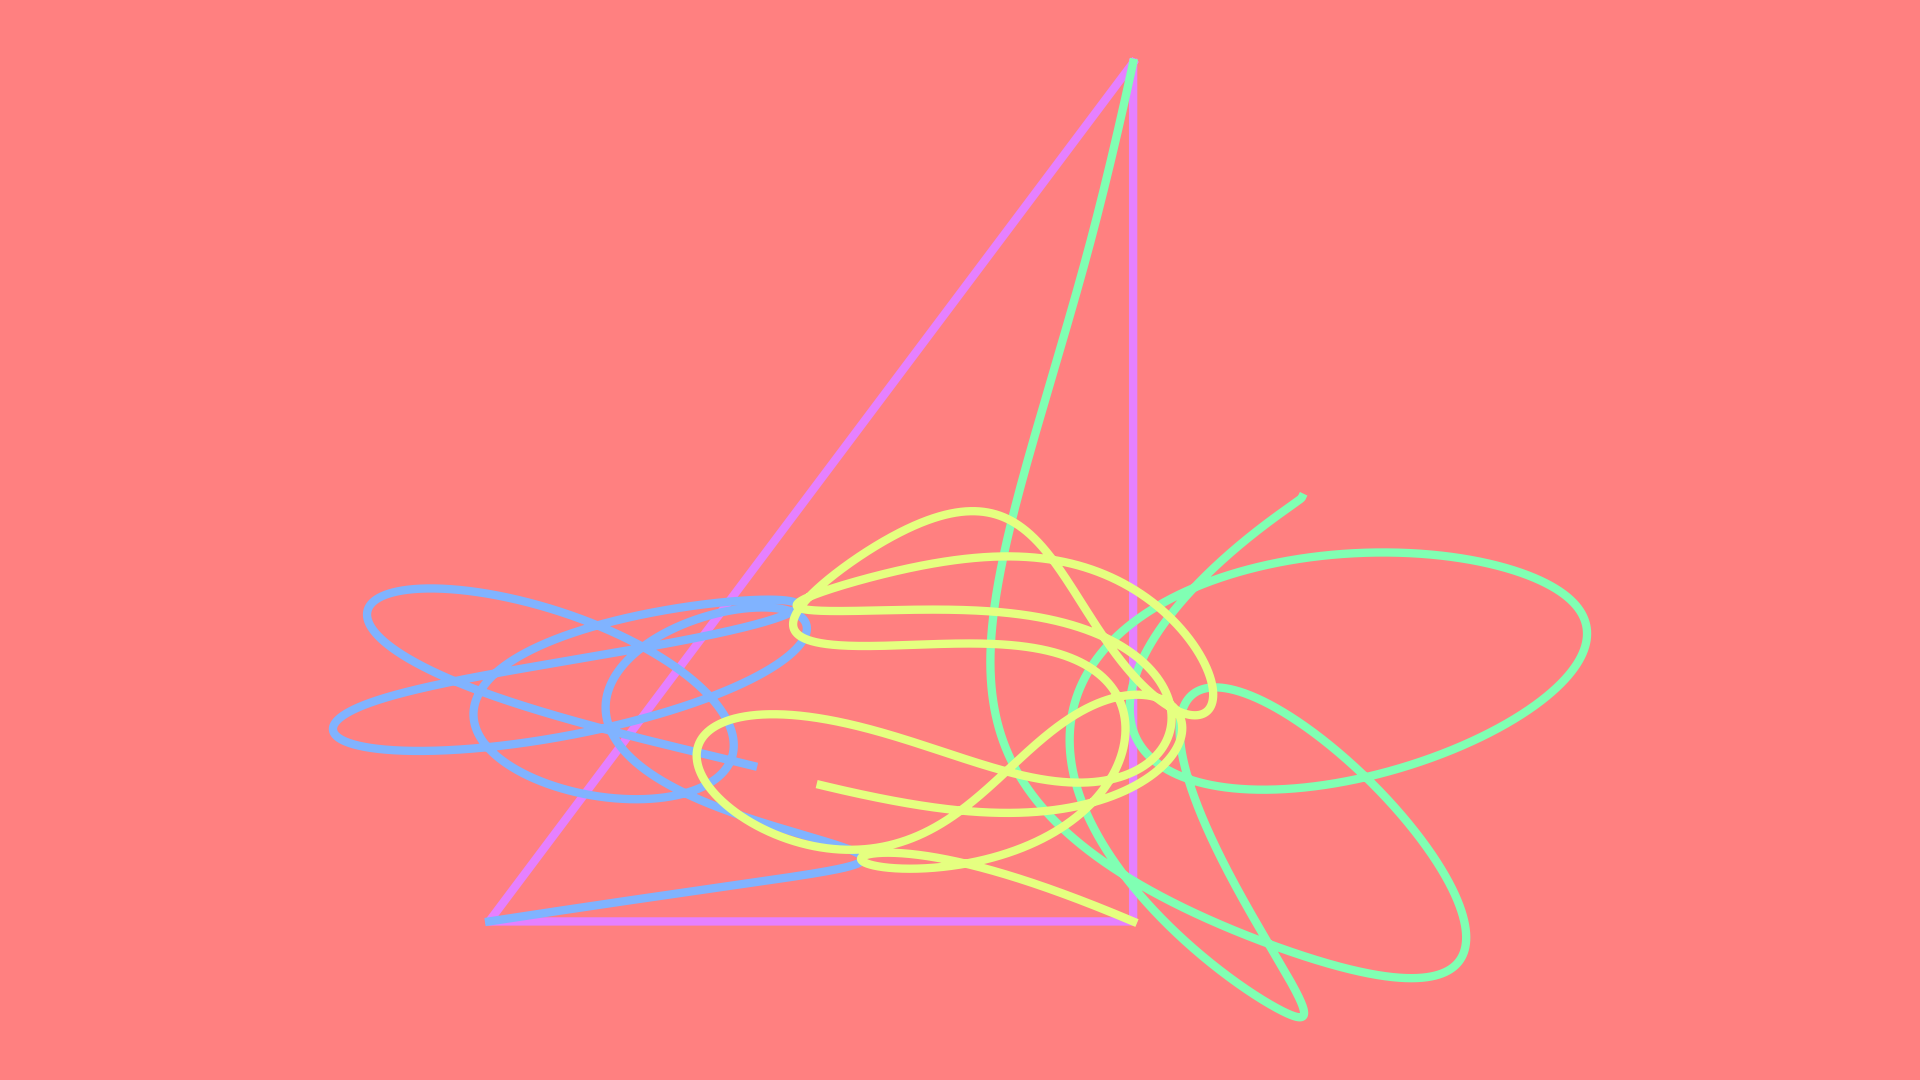

Write the Python code that produced this figure.
from pathlib import Path

import matplotlib.pyplot as plt
import numpy as np


class Planet:
    def __init__(self, mass: float, position: np.ndarray, velocity: np.ndarray, force: np.ndarray) -> None:
        self.mass: float = mass
        self.position: np.ndarray = position
        self.velocity: np.ndarray = velocity
        self.force: np.ndarray = force


def calc_force(p0: Planet, p1: Planet, g: float=1) -> np.ndarray:
    v: np.ndarray = p1.position - p0.position
    return g * p0.mass * p1.mass / np.square(v).sum() * v / np.linalg.norm(v)


def move(p0: Planet, p1: Planet, p2: Planet, dt: float=1e-5, g: float=1) -> tuple[Planet, Planet, Planet]:
    f01: np.ndarray = calc_force(p0, p1, g)
    f12: np.ndarray = calc_force(p1, p2, g)
    f20: np.ndarray = calc_force(p2, p0, g)
    p0.force =  f01 - f20
    p1.force = -f01 + f12
    p2.force =  f20 - f12
    p0.velocity += p0.force / p0.mass * dt
    p1.velocity += p1.force / p1.mass * dt
    p2.velocity += p2.force / p2.mass * dt
    p0.position += p0.velocity * dt
    p1.position += p1.velocity * dt
    p2.position += p2.velocity * dt
    return p0, p1, p2


def hsv2rgb(h: float, s: float, v: float) -> str:
    rgb: np.ndarray = np.round(255 * ((np.clip(np.abs(np.modf(h + np.array([0, 2, 1]) / 3)[0] * 6 - 3) - 1, 0, 1) - 1) * s + 1) * v).astype(int)
    return "#" + "".join(f"{i:02x}" for i in rgb)


def main() -> None:
    # config
    fp: Path = Path(__file__).resolve().with_suffix(".png")
    plt.rcParams["figure.dpi"] = 100
    plt.rcParams["figure.figsize"] = [19.2, 10.8]
    bgc: str = hsv2rgb(0, 0.5, 1)
    # generate figure
    fig: plt.Figure
    ax: plt.Axes
    fig, ax = plt.subplots()
    # plot
    dt: float = 5e-6
    g: float = 1
    p3: Planet = Planet(3, np.array([ 1.0,  3.0]), np.array([0.0, 0.0]), np.array([0.0, 0.0]))
    p4: Planet = Planet(4, np.array([-2.0, -1.0]), np.array([0.0, 0.0]), np.array([0.0, 0.0]))
    p5: Planet = Planet(5, np.array([ 1.0, -1.0]), np.array([0.0, 0.0]), np.array([0.0, 0.0]))
    x3: list[float] = [p3.position[0]]
    y3: list[float] = [p3.position[1]]
    x4: list[float] = [p4.position[0]]
    y4: list[float] = [p4.position[1]]
    x5: list[float] = [p5.position[0]]
    y5: list[float] = [p5.position[1]]
    for _ in range(3160000):
        p3, p4, p5 = move(p3, p4, p5, dt, g)
        x3.append(p3.position[0])
        y3.append(p3.position[1])
        x4.append(p4.position[0])
        y4.append(p4.position[1])
        x5.append(p5.position[0])
        y5.append(p5.position[1])
    ax.plot([x3[0], x4[0], x5[0], x3[0]], [y3[0], y4[0], y5[0], y3[0]], linewidth=6, color=hsv2rgb(0.8, 0.5, 1))
    ax.plot(x3, y3, linewidth=6, color=hsv2rgb(0.4, 0.5, 1))
    ax.plot(x4, y4, linewidth=6, color=hsv2rgb(0.6, 0.5, 1))
    ax.plot(x5, y5, linewidth=6, color=hsv2rgb(0.2, 0.5, 1))
    # arrange
    #ax.set_xlim(0, 1)
    #ax.set_ylim(0, 1)
    ax.axis("off")
    ax.set_aspect("equal")
    ax.set_facecolor(bgc)
    fig.set_facecolor(bgc)
    fig.tight_layout()
    # output
    fig.savefig(fp)
    plt.cla()
    plt.clf()
    plt.close(fig)
    return None


if __name__ == "__main__":
    main()
